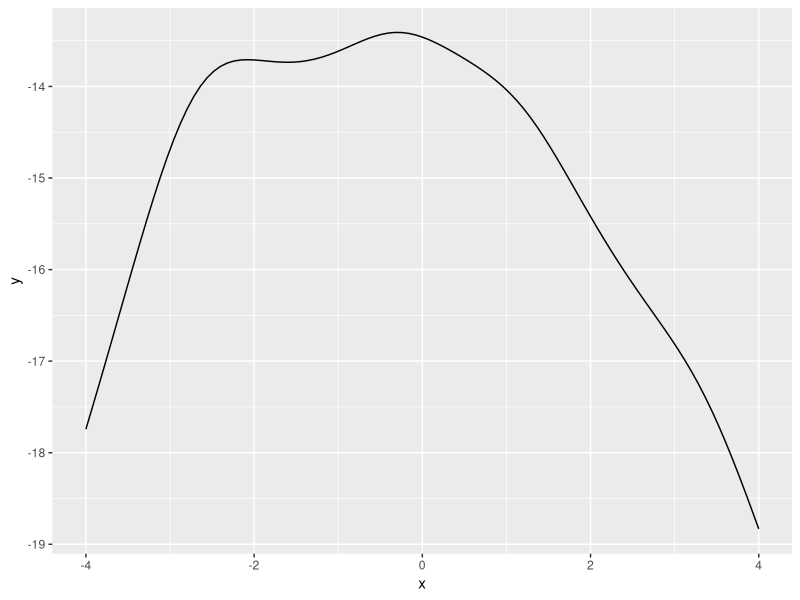
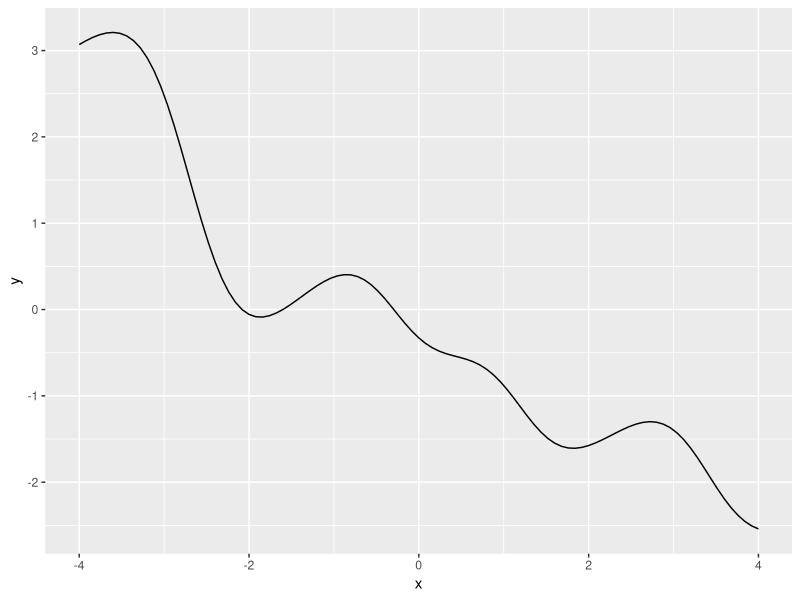
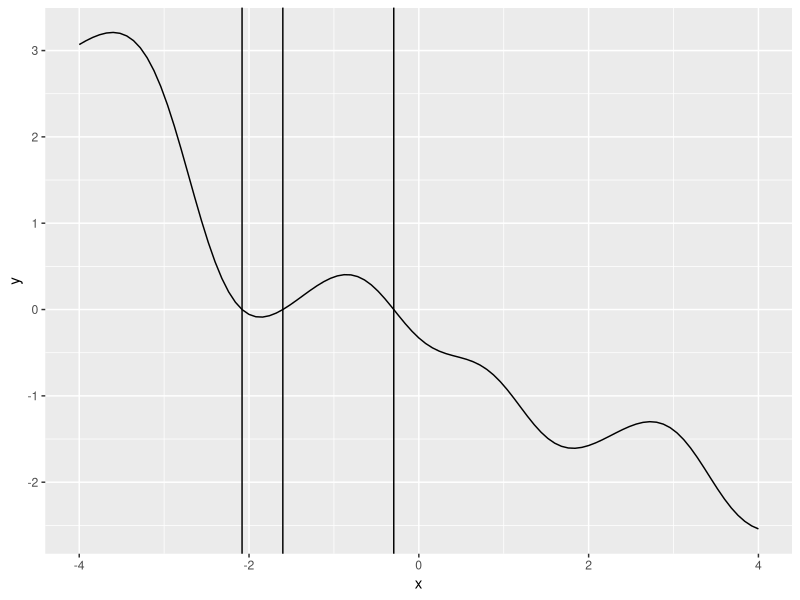
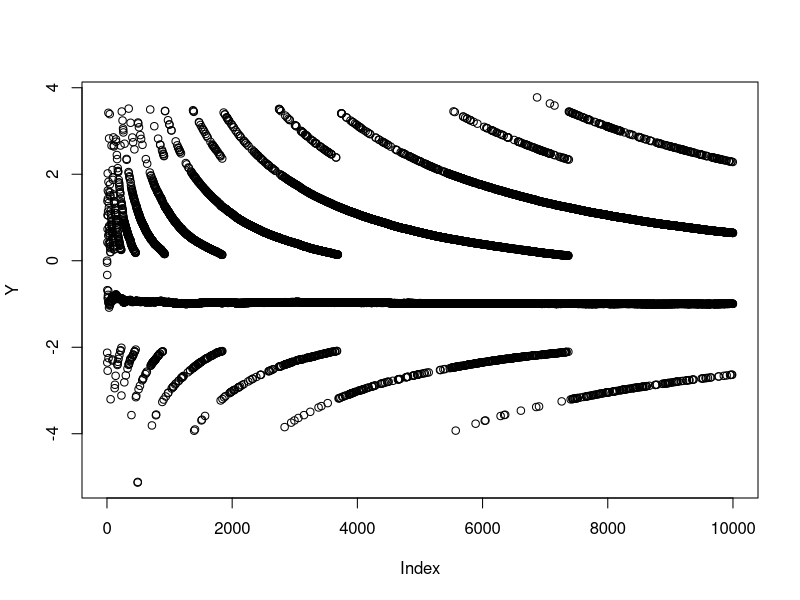
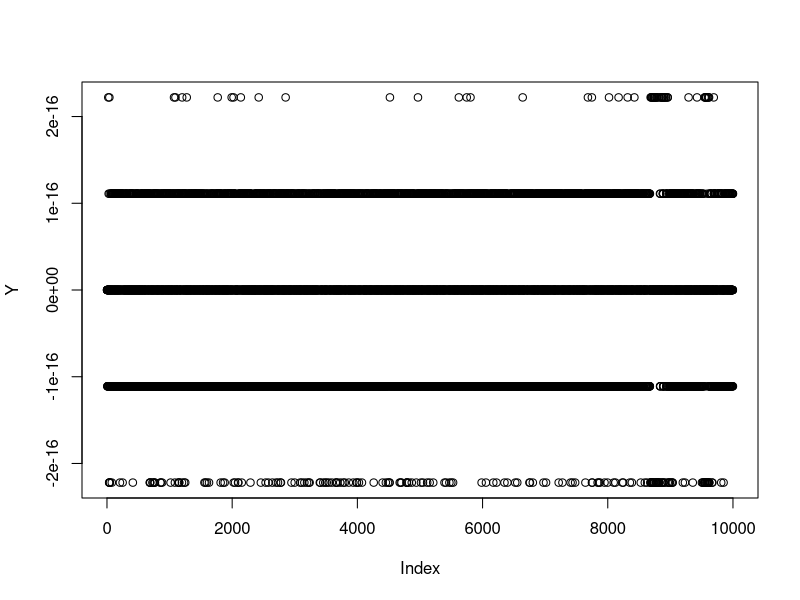
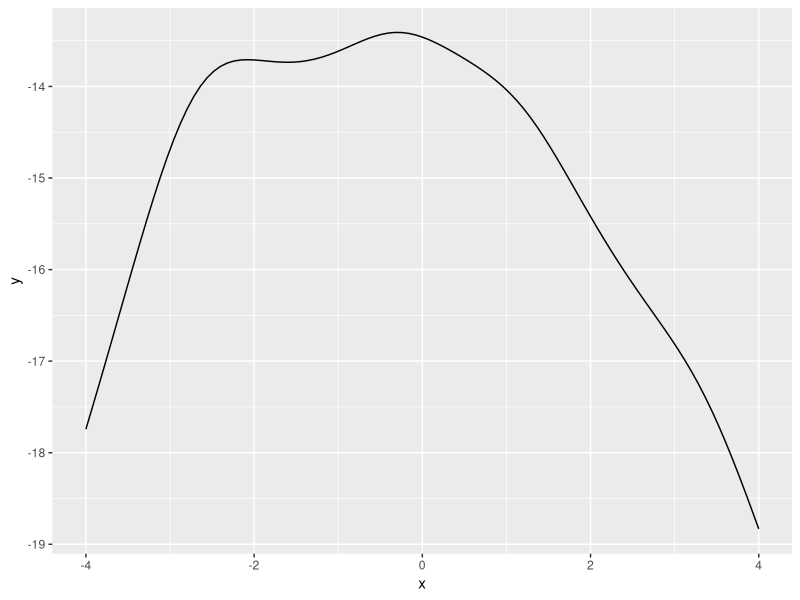
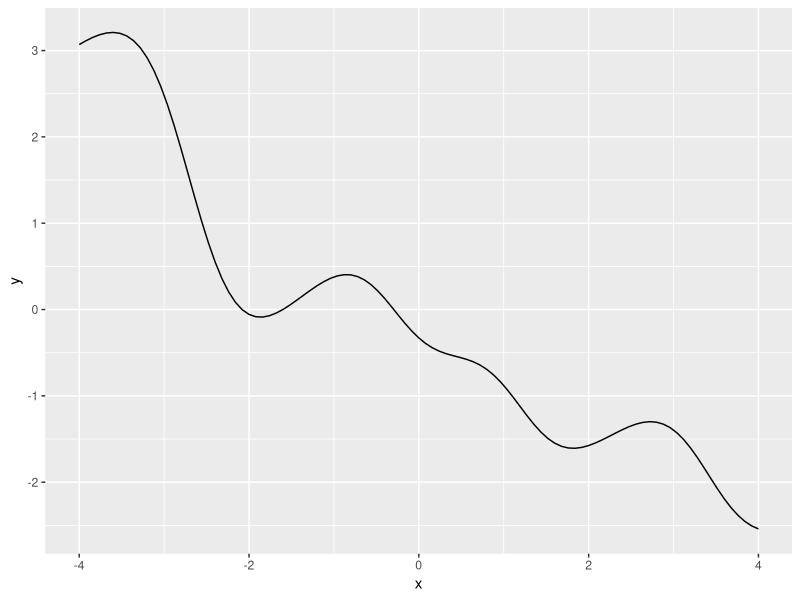
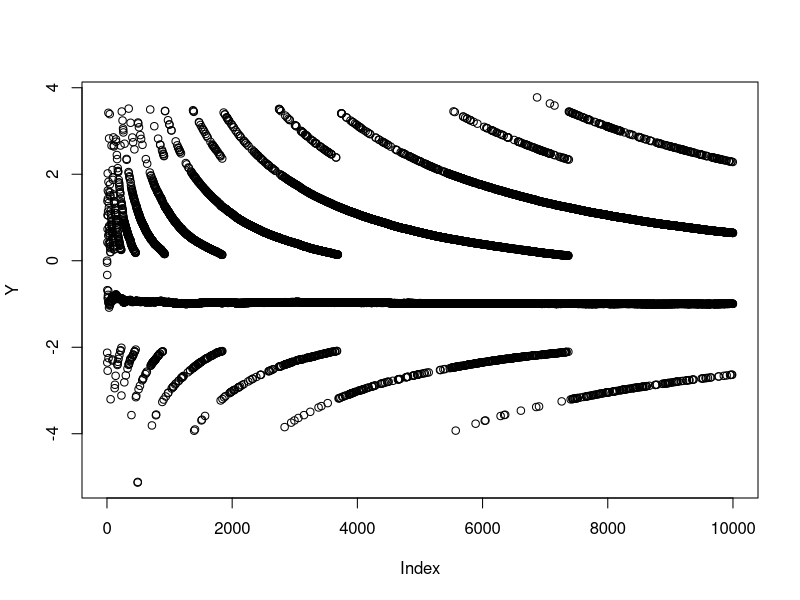

Recreate these plots in R, in order.
## ---- chunk 1
knitr::opts_chunk$set(echo = TRUE)
## ---- chunk 2
library("ggplot2")
log_likelyhood <- function(x){
  vec <- c(-2.8, 3.4, 1.2, -0.3, -2.6)
  n <- 5
  sum_el <- 0
  for(el in vec){
    sum_el <- sum_el + log(1+ (el - x)^2)
  }
  res <- -n*log(pi) - sum_el
  return(res)
}
ggplot(data.frame(x=c(-4, 4)), aes(x=x)) + 
  stat_function(fun=log_likelyhood)
## ---- chunk 3
first_derivative <- function(theta){
  vec <- c(-2.8, 3.4, 1.2, -0.3, -2.6)
  n <- 5
  sum_res <- 0
  for(i in vec){
    sum_res <- sum_res + 2*(i-theta)/(1+(i-theta)^2)
  }
  res <- sum_res
  return(res)
}
ggplot(data.frame(x=c(-4, 4)), aes(x=x)) + 
  stat_function(fun=first_derivative)

## ---- chunk 4
bisection <- function(a,b, fun, acc){
  if( fun(a)*fun(b) >= 0 ){
    stop("Choose better boundaries")
  }
  t <- 0
  while(round(a, acc) != round(b, acc)){
    mid <- (a+b)/2
    t <- t+1
    gp_a <- fun(a)
    gp_mid <- fun(mid)
    gp_b <- fun(b)
    if(gp_a * gp_mid <=0){
      b <- mid
    }
    else{
      a <- mid
    }
  }
  return(a)
}
## ---- chunk 5
bisection(-3, -2, first_derivative, 9)
## ---- chunk 6
bisection(-2, -1, first_derivative, 9)
## ---- chunk 7
bisection(-1, 0, first_derivative, 9)
## ---- chunk 8
ggplot(data.frame(x=c(-4, 4)), aes(x=x)) + 
  stat_function(fun=first_derivative) +
  geom_vline(xintercept = -2.082124) +
  geom_vline(xintercept = -1.601775) +
  geom_vline(xintercept = -0.2952455)

## ---- chunk 9
cat("first intercept, f(x)=", log_likelyhood(-2.082124), "\n")
cat("second intercept, f(x)=", log_likelyhood(-1.601775), "\n")
cat("third intercept, f(x)=", log_likelyhood(-0.2952455), "\n")
## ---- chunk 10
cat("x = ", bisection(-4, 4, first_derivative, 9))
## ---- chunk 11
myvar <- function(vector){
  n <- length(vector)
  var1 <- (1/(n-1))*(sum(vector^2)-(1/n)*(sum(vector))^2)
  return(var1)
}
## ---- chunk 12
set.seed(69)
vectorx <- rnorm(1E4, 1E8, 1)
## ---- chunk 13
Y <- rep(0,1E4)
for (q in 2:1E4){
  Y[q] <- myvar(vectorx[1:q]) - var(vectorx[1:q])
}
plot(Y)
## ---- chunk 14
myvarBETTER <- function(vector){
  n <- length(vector)
  var1 <- (1/(n-1))*(sum((vector - mean(vector))^2))
  return(var1)
}

Y <- rep(0,1E4)
for (q in 2:1E4){
  Y[q] <- myvarBETTER(vectorx[1:q]) - var(vectorx[1:q])
}
plot(Y)
## ---- chunk 15
library("ggplot2")
log_likelyhood <- function(x){
  vec <- c(-2.8, 3.4, 1.2, -0.3, -2.6)
  n <- 5
  sum_el <- 0
  for(el in vec){
    sum_el <- sum_el + log(1+ (el - x)^2)
  }
  res <- -n*log(pi) - sum_el
  return(res)
}
ggplot(data.frame(x=c(-4, 4)), aes(x=x)) + 
  stat_function(fun=log_likelyhood)
## ---- chunk 16
first_derivative <- function(theta){
  vec <- c(-2.8, 3.4, 1.2, -0.3, -2.6)
  n <- 5
  sum_res <- 0
  for(i in vec){
    sum_res <- sum_res + 2*(i-theta)/(1+(i-theta)^2)
  }
  res <- sum_res
  return(res)
}
ggplot(data.frame(x=c(-4, 4)), aes(x=x)) + 
  stat_function(fun=first_derivative)

## ---- chunk 17
Y <- rep(0,1E4)
for (q in 2:1E4){
  Y[q] <- myvar(vectorx[1:q]) - var(vectorx[1:q])
}
plot(Y)
## ---- chunk 18
myvarBETTER <- function(vector){
  n <- length(vector)
  var1 <- (1/(n-1))*(sum((vector - mean(vector))^2))
  return(var1)
}

Y <- rep(0,1E4)
for (q in 2:1E4){
  Y[q] <- myvarBETTER(vectorx[1:q]) - var(vectorx[1:q])
}
plot(Y)
